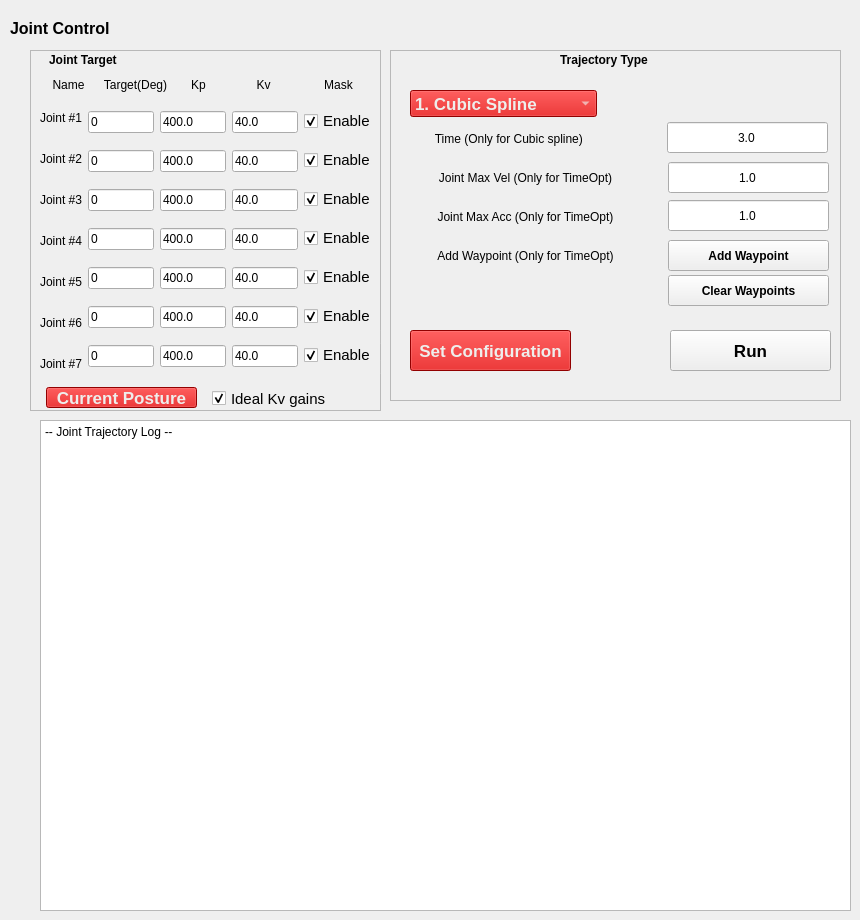
   <widget class="QWidget" name="JOINT">
    <widget class="QLabel" name="label_42">
     <property name="geometry">
      <rect>
       <x>10</x>
       <y>20</y>
       <width>221</width>
       <height>17</height>
      </rect>
     </property>
     <property name="font">
      <font>
       <pointsize>12</pointsize>
       <weight>75</weight>
       <bold>true</bold>
      </font>
     </property>
     <property name="styleSheet">
      <string notr="true"/>
     </property>
     <property name="frameShape">
      <enum>QFrame::NoFrame</enum>
     </property>
     <property name="text">
      <string>Joint Control</string>
     </property>
    </widget>
    <widget class="QFrame" name="frame_3">
     <property name="geometry">
      <rect>
       <x>30</x>
       <y>50</y>
       <width>351</width>
       <height>361</height>
      </rect>
     </property>
     <property name="frameShape">
      <enum>QFrame::StyledPanel</enum>
     </property>
     <property name="frameShadow">
      <enum>QFrame::Raised</enum>
     </property>
     <widget class="QLabel" name="label_85">
      <property name="geometry">
       <rect>
        <x>19</x>
        <y>0</y>
        <width>91</width>
        <height>20</height>
       </rect>
      </property>
      <property name="font">
       <font>
        <weight>75</weight>
        <bold>true</bold>
       </font>
      </property>
      <property name="text">
       <string>Joint Target</string>
      </property>
     </widget>
     <widget class="QLabel" name="label_97">
      <property name="geometry">
       <rect>
        <x>10</x>
        <y>20</y>
        <width>57</width>
        <height>29</height>
       </rect>
      </property>
      <property name="text">
       <string>Name</string>
      </property>
      <property name="alignment">
       <set>Qt::AlignCenter</set>
      </property>
     </widget>
     <widget class="QLabel" name="label_100">
      <property name="geometry">
       <rect>
        <x>140</x>
        <y>20</y>
        <width>57</width>
        <height>29</height>
       </rect>
      </property>
      <property name="text">
       <string>Kp</string>
      </property>
      <property name="alignment">
       <set>Qt::AlignCenter</set>
      </property>
     </widget>
     <widget class="QWidget" name="horizontalLayoutWidget_8">
      <property name="geometry">
       <rect>
        <x>10</x>
        <y>50</y>
        <width>336</width>
        <height>281</height>
       </rect>
      </property>
      <layout class="QHBoxLayout" name="horizontalLayout_14">
       <item>
        <layout class="QVBoxLayout" name="verticalLayout_27">
         <item>
          <widget class="QLabel" name="label_91">
           <property name="text">
            <string>Joint #1</string>
           </property>
           <property name="alignment">
            <set>Qt::AlignCenter</set>
           </property>
          </widget>
         </item>
         <item>
          <widget class="QLabel" name="label_92">
           <property name="text">
            <string>Joint #2</string>
           </property>
           <property name="alignment">
            <set>Qt::AlignCenter</set>
           </property>
          </widget>
         </item>
         <item>
          <widget class="QLabel" name="label_105">
           <property name="text">
            <string>Joint #3</string>
           </property>
           <property name="alignment">
            <set>Qt::AlignCenter</set>
           </property>
          </widget>
         </item>
         <item>
          <widget class="QLabel" name="label_93">
           <property name="text">
            <string>Joint #4</string>
           </property>
           <property name="alignment">
            <set>Qt::AlignCenter</set>
           </property>
          </widget>
         </item>
         <item>
          <widget class="QLabel" name="label_94">
           <property name="text">
            <string>Joint #5</string>
           </property>
           <property name="alignment">
            <set>Qt::AlignCenter</set>
           </property>
          </widget>
         </item>
         <item>
          <widget class="QLabel" name="label_95">
           <property name="text">
            <string>Joint #6</string>
           </property>
           <property name="alignment">
            <set>Qt::AlignCenter</set>
           </property>
          </widget>
         </item>
         <item>
          <widget class="QLabel" name="label_96">
           <property name="text">
            <string>Joint #7</string>
           </property>
           <property name="alignment">
            <set>Qt::AlignCenter</set>
           </property>
          </widget>
         </item>
        </layout>
       </item>
       <item>
        <layout class="QVBoxLayout" name="verticalLayout_20">
         <item>
          <widget class="QLineEdit" name="joint_t1">
           <property name="text">
            <string>0</string>
           </property>
          </widget>
         </item>
         <item>
          <widget class="QLineEdit" name="joint_t2">
           <property name="text">
            <string>0</string>
           </property>
          </widget>
         </item>
         <item>
          <widget class="QLineEdit" name="joint_t3">
           <property name="text">
            <string>0</string>
           </property>
          </widget>
         </item>
         <item>
          <widget class="QLineEdit" name="joint_t4">
           <property name="text">
            <string>0</string>
           </property>
          </widget>
         </item>
         <item>
          <widget class="QLineEdit" name="joint_t5">
           <property name="text">
            <string>0</string>
           </property>
          </widget>
         </item>
         <item>
          <widget class="QLineEdit" name="joint_t6">
           <property name="text">
            <string>0</string>
           </property>
          </widget>
         </item>
         <item>
          <widget class="QLineEdit" name="joint_t7">
           <property name="text">
            <string>0</string>
           </property>
          </widget>
         </item>
        </layout>
       </item>
       <item>
        <layout class="QVBoxLayout" name="verticalLayout_21">
         <item>
          <widget class="QLineEdit" name="joint_kp1">
           <property name="text">
            <string>400.0</string>
           </property>
          </widget>
         </item>
         <item>
          <widget class="QLineEdit" name="joint_kp2">
           <property name="text">
            <string>400.0</string>
           </property>
          </widget>
         </item>
         <item>
          <widget class="QLineEdit" name="joint_kp3">
           <property name="text">
            <string>400.0</string>
           </property>
          </widget>
         </item>
         <item>
          <widget class="QLineEdit" name="joint_kp4">
           <property name="text">
            <string>400.0</string>
           </property>
          </widget>
         </item>
         <item>
          <widget class="QLineEdit" name="joint_kp5">
           <property name="text">
            <string>400.0</string>
           </property>
          </widget>
         </item>
         <item>
          <widget class="QLineEdit" name="joint_kp6">
           <property name="text">
            <string>400.0</string>
           </property>
          </widget>
         </item>
         <item>
          <widget class="QLineEdit" name="joint_kp7">
           <property name="text">
            <string>400.0</string>
           </property>
          </widget>
         </item>
        </layout>
       </item>
       <item>
        <layout class="QVBoxLayout" name="verticalLayout_22">
         <item>
          <widget class="QLineEdit" name="joint_kv1">
           <property name="text">
            <string>40.0</string>
           </property>
          </widget>
         </item>
         <item>
          <widget class="QLineEdit" name="joint_kv2">
           <property name="text">
            <string>40.0</string>
           </property>
          </widget>
         </item>
         <item>
          <widget class="QLineEdit" name="joint_kv3">
           <property name="text">
            <string>40.0</string>
           </property>
          </widget>
         </item>
         <item>
          <widget class="QLineEdit" name="joint_kv4">
           <property name="text">
            <string>40.0</string>
           </property>
          </widget>
         </item>
         <item>
          <widget class="QLineEdit" name="joint_kv5">
           <property name="text">
            <string>40.0</string>
           </property>
          </widget>
         </item>
         <item>
          <widget class="QLineEdit" name="joint_kv6">
           <property name="text">
            <string>40.0</string>
           </property>
          </widget>
         </item>
         <item>
          <widget class="QLineEdit" name="joint_kv7">
           <property name="text">
            <string>40.0</string>
           </property>
          </widget>
         </item>
        </layout>
       </item>
       <item>
        <layout class="QVBoxLayout" name="verticalLayout_30">
         <item>
          <widget class="QCheckBox" name="joint_m1">
           <property name="font">
            <font>
             <pointsize>11</pointsize>
            </font>
           </property>
           <property name="text">
            <string>Enable</string>
           </property>
           <property name="checked">
            <bool>true</bool>
           </property>
          </widget>
         </item>
         <item>
          <widget class="QCheckBox" name="joint_m2">
           <property name="font">
            <font>
             <pointsize>11</pointsize>
            </font>
           </property>
           <property name="text">
            <string>Enable</string>
           </property>
           <property name="checked">
            <bool>true</bool>
           </property>
          </widget>
         </item>
         <item>
          <widget class="QCheckBox" name="joint_m3">
           <property name="font">
            <font>
             <pointsize>11</pointsize>
            </font>
           </property>
           <property name="text">
            <string>Enable</string>
           </property>
           <property name="checked">
            <bool>true</bool>
           </property>
          </widget>
         </item>
         <item>
          <widget class="QCheckBox" name="joint_m4">
           <property name="font">
            <font>
             <pointsize>11</pointsize>
            </font>
           </property>
           <property name="text">
            <string>Enable</string>
           </property>
           <property name="checked">
            <bool>true</bool>
           </property>
          </widget>
         </item>
         <item>
          <widget class="QCheckBox" name="joint_m5">
           <property name="font">
            <font>
             <pointsize>11</pointsize>
            </font>
           </property>
           <property name="text">
            <string>Enable</string>
           </property>
           <property name="checked">
            <bool>true</bool>
           </property>
          </widget>
         </item>
         <item>
          <widget class="QCheckBox" name="joint_m6">
           <property name="font">
            <font>
             <pointsize>11</pointsize>
            </font>
           </property>
           <property name="text">
            <string>Enable</string>
           </property>
           <property name="checked">
            <bool>true</bool>
           </property>
          </widget>
         </item>
         <item>
          <widget class="QCheckBox" name="joint_m7">
           <property name="font">
            <font>
             <pointsize>11</pointsize>
            </font>
           </property>
           <property name="text">
            <string>Enable</string>
           </property>
           <property name="checked">
            <bool>true</bool>
           </property>
          </widget>
         </item>
        </layout>
       </item>
      </layout>
     </widget>
     <widget class="QLabel" name="label_99">
      <property name="geometry">
       <rect>
        <x>60</x>
        <y>20</y>
        <width>91</width>
        <height>29</height>
       </rect>
      </property>
      <property name="text">
       <string>Target(Deg)</string>
      </property>
      <property name="alignment">
       <set>Qt::AlignCenter</set>
      </property>
     </widget>
     <widget class="QLabel" name="label_101">
      <property name="geometry">
       <rect>
        <x>205</x>
        <y>20</y>
        <width>57</width>
        <height>29</height>
       </rect>
      </property>
      <property name="text">
       <string>Kv</string>
      </property>
      <property name="alignment">
       <set>Qt::AlignCenter</set>
      </property>
     </widget>
     <widget class="QLabel" name="label_122">
      <property name="geometry">
       <rect>
        <x>280</x>
        <y>20</y>
        <width>57</width>
        <height>29</height>
       </rect>
      </property>
      <property name="text">
       <string>Mask</string>
      </property>
      <property name="alignment">
       <set>Qt::AlignCenter</set>
      </property>
     </widget>
     <widget class="QCheckBox" name="checkBox_6">
      <property name="geometry">
       <rect>
        <x>350</x>
        <y>280</y>
        <width>14</width>
        <height>15</height>
       </rect>
      </property>
      <property name="font">
       <font>
        <pointsize>13</pointsize>
       </font>
      </property>
      <property name="text">
       <string/>
      </property>
      <property name="checked">
       <bool>true</bool>
      </property>
     </widget>
     <widget class="QCheckBox" name="checkBox_8">
      <property name="geometry">
       <rect>
        <x>350</x>
        <y>310</y>
        <width>14</width>
        <height>15</height>
       </rect>
      </property>
      <property name="font">
       <font>
        <pointsize>13</pointsize>
       </font>
      </property>
      <property name="text">
       <string/>
      </property>
      <property name="checked">
       <bool>true</bool>
      </property>
     </widget>
     <widget class="QPushButton" name="c_joint">
      <property name="geometry">
       <rect>
        <x>16</x>
        <y>337</y>
        <width>151</width>
        <height>21</height>
       </rect>
      </property>
      <property name="font">
       <font>
        <pointsize>13</pointsize>
        <weight>75</weight>
        <bold>true</bold>
       </font>
      </property>
      <property name="styleSheet">
       <string notr="true">background-color: rgb(204, 0, 0);
color: rgb(238, 238, 236);</string>
      </property>
      <property name="text">
       <string>Current Posture</string>
      </property>
     </widget>
     <widget class="QCheckBox" name="ideal_kv">
      <property name="geometry">
       <rect>
        <x>182</x>
        <y>337</y>
        <width>161</width>
        <height>23</height>
       </rect>
      </property>
      <property name="font">
       <font>
        <pointsize>11</pointsize>
       </font>
      </property>
      <property name="text">
       <string>Ideal Kv gains</string>
      </property>
      <property name="checked">
       <bool>true</bool>
      </property>
     </widget>
    </widget>
    <widget class="QFrame" name="frame_5">
     <property name="geometry">
      <rect>
       <x>390</x>
       <y>50</y>
       <width>451</width>
       <height>351</height>
      </rect>
     </property>
     <property name="frameShape">
      <enum>QFrame::StyledPanel</enum>
     </property>
     <property name="frameShadow">
      <enum>QFrame::Raised</enum>
     </property>
     <widget class="QLabel" name="label_117">
      <property name="geometry">
       <rect>
        <x>170</x>
        <y>0</y>
        <width>161</width>
        <height>20</height>
       </rect>
      </property>
      <property name="font">
       <font>
        <weight>75</weight>
        <bold>true</bold>
       </font>
      </property>
      <property name="text">
       <string>Trajectory Type</string>
      </property>
     </widget>
     <widget class="QLabel" name="label_118">
      <property name="geometry">
       <rect>
        <x>20</x>
        <y>74</y>
        <width>201</width>
        <height>29</height>
       </rect>
      </property>
      <property name="text">
       <string>Time (Only for Cubic spline) </string>
      </property>
      <property name="alignment">
       <set>Qt::AlignCenter</set>
      </property>
     </widget>
     <widget class="QLineEdit" name="joint_trajectory_duration">
      <property name="geometry">
       <rect>
        <x>277</x>
        <y>72</y>
        <width>161</width>
        <height>31</height>
       </rect>
      </property>
      <property name="text">
       <string>3.0</string>
      </property>
      <property name="alignment">
       <set>Qt::AlignCenter</set>
      </property>
     </widget>
     <widget class="QComboBox" name="joint_trajectory_mode">
      <property name="geometry">
       <rect>
        <x>20</x>
        <y>40</y>
        <width>187</width>
        <height>27</height>
       </rect>
      </property>
      <property name="sizePolicy">
       <sizepolicy hsizetype="Preferred" vsizetype="Fixed">
        <horstretch>0</horstretch>
        <verstretch>0</verstretch>
       </sizepolicy>
      </property>
      <property name="maximumSize">
       <size>
        <width>187</width>
        <height>27</height>
       </size>
      </property>
      <property name="font">
       <font>
        <pointsize>13</pointsize>
        <weight>75</weight>
        <bold>true</bold>
       </font>
      </property>
      <property name="styleSheet">
       <string notr="true">background-color: rgb(204, 0, 0);
color: rgb(238, 238, 236);</string>
      </property>
      <property name="currentIndex">
       <number>1</number>
      </property>
      <item>
       <property name="text">
        <string>0. Constant </string>
       </property>
      </item>
      <item>
       <property name="text">
        <string>1. Cubic Spline</string>
       </property>
      </item>
      <item>
       <property name="text">
        <string>2. Time Optimization</string>
       </property>
      </item>
     </widget>
     <widget class="QLabel" name="label_119">
      <property name="geometry">
       <rect>
        <x>0</x>
        <y>113</y>
        <width>271</width>
        <height>29</height>
       </rect>
      </property>
      <property name="text">
       <string>Joint Max Vel (Only for TimeOpt)</string>
      </property>
      <property name="alignment">
       <set>Qt::AlignCenter</set>
      </property>
     </widget>
     <widget class="QLineEdit" name="joint_trajectory_tvel">
      <property name="geometry">
       <rect>
        <x>278</x>
        <y>112</y>
        <width>161</width>
        <height>31</height>
       </rect>
      </property>
      <property name="text">
       <string>1.0</string>
      </property>
      <property name="alignment">
       <set>Qt::AlignCenter</set>
      </property>
     </widget>
     <widget class="QLabel" name="label_120">
      <property name="geometry">
       <rect>
        <x>0</x>
        <y>152</y>
        <width>271</width>
        <height>29</height>
       </rect>
      </property>
      <property name="text">
       <string>Joint Max Acc (Only for TimeOpt)</string>
      </property>
      <property name="alignment">
       <set>Qt::AlignCenter</set>
      </property>
     </widget>
     <widget class="QLineEdit" name="joint_trajectory_tacc">
      <property name="geometry">
       <rect>
        <x>278</x>
        <y>150</y>
        <width>161</width>
        <height>31</height>
       </rect>
      </property>
      <property name="text">
       <string>1.0</string>
      </property>
      <property name="alignment">
       <set>Qt::AlignCenter</set>
      </property>
     </widget>
     <widget class="QPushButton" name="waypoint_add_btn">
      <property name="geometry">
       <rect>
        <x>278</x>
        <y>190</y>
        <width>161</width>
        <height>31</height>
       </rect>
      </property>
      <property name="font">
       <font>
        <weight>75</weight>
        <bold>true</bold>
       </font>
      </property>
      <property name="text">
       <string>Add Waypoint</string>
      </property>
     </widget>
     <widget class="QLabel" name="label_121">
      <property name="geometry">
       <rect>
        <x>0</x>
        <y>191</y>
        <width>271</width>
        <height>29</height>
       </rect>
      </property>
      <property name="text">
       <string>Add Waypoint (Only for TimeOpt)</string>
      </property>
      <property name="alignment">
       <set>Qt::AlignCenter</set>
      </property>
     </widget>
     <widget class="QPushButton" name="joint_trajectory_send">
      <property name="geometry">
       <rect>
        <x>20</x>
        <y>280</y>
        <width>161</width>
        <height>41</height>
       </rect>
      </property>
      <property name="font">
       <font>
        <pointsize>13</pointsize>
        <weight>75</weight>
        <bold>true</bold>
       </font>
      </property>
      <property name="styleSheet">
       <string notr="true">background-color: rgb(204, 0, 0);
color: rgb(238, 238, 236);</string>
      </property>
      <property name="text">
       <string>Set Configuration</string>
      </property>
     </widget>
     <widget class="QPushButton" name="joint_trajectory_send_2">
      <property name="geometry">
       <rect>
        <x>280</x>
        <y>280</y>
        <width>161</width>
        <height>41</height>
       </rect>
      </property>
      <property name="font">
       <font>
        <pointsize>13</pointsize>
        <weight>75</weight>
        <bold>true</bold>
       </font>
      </property>
      <property name="styleSheet">
       <string notr="true"/>
      </property>
      <property name="text">
       <string>Run</string>
      </property>
     </widget>
     <widget class="QPushButton" name="waypoint_clear_btn">
      <property name="geometry">
       <rect>
        <x>278</x>
        <y>225</y>
        <width>161</width>
        <height>31</height>
       </rect>
      </property>
      <property name="font">
       <font>
        <weight>75</weight>
        <bold>true</bold>
       </font>
      </property>
      <property name="text">
       <string>Clear Waypoints</string>
      </property>
     </widget>
    </widget>
    <widget class="QPlainTextEdit" name="joint_trajectory_log">
     <property name="geometry">
      <rect>
       <x>40</x>
       <y>420</y>
       <width>811</width>
       <height>491</height>
      </rect>
     </property>
     <property name="readOnly">
      <bool>true</bool>
     </property>
     <property name="plainText">
      <string>-- Joint Trajectory Log --
</string>
     </property>
     <property name="overwriteMode">
      <bool>false</bool>
     </property>
    </widget>
   </widget>
